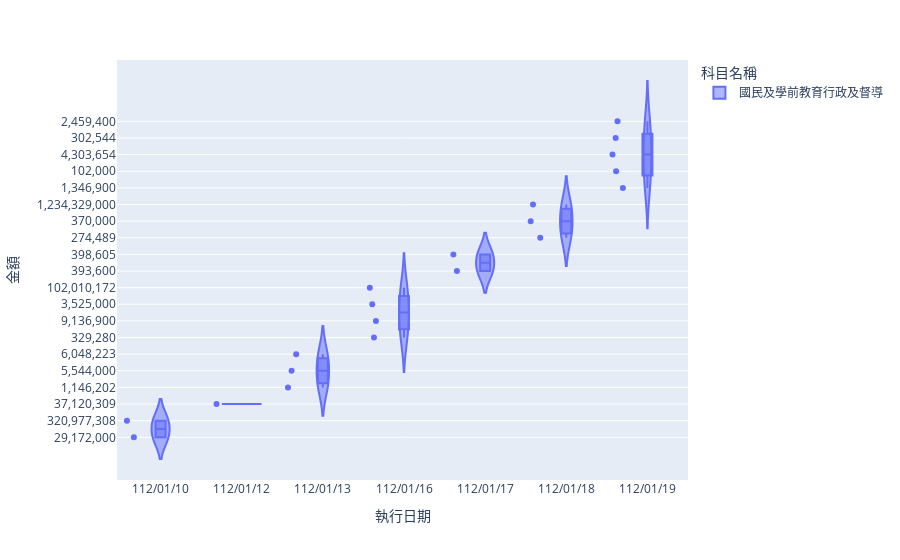

The cell this chart's notebook holds for it:
### Code cell
# 對受款單位為高雄政府教育局的資料做小提琴圖：

import plotly.express as px
filtered_file_kaohsiung = file.loc[file['受款單位'] == '高雄市政府教育局']
filtered_file_kaohsiung.to_csv('filtered_file_kaohsiung', index=False)
kaohsiung_file = pd.read_csv('filtered_file_kaohsiung', encoding= 'utf-8')

fig = px.violin(kaohsiung_file, x= '執行日期', y= '金額 ', color= '科目名稱', box= True, points='all', hover_data= kaohsiung_file.columns)
fig.show()

### Figure 1 — Plotly figure (JSON) as saved in the notebook; plotly's stock layout.template omitted (floating-point values rounded to 4 significant figures)
{"data": [{"alignmentgroup": "True", "box": {"visible": true}, "customdata": [["國民及學前教育行政及督導", "112年度補助置專輔人員計畫經費", "高雄市政府教育局"], ["國民及學前教育行政及督導", "大額通報教補1月12日-非營利幼兒園111學年度學費差額補助第2期款", "高雄市政府教育局"], ["國民及學前教育行政及督導", "111學年度國民中小學學生學習扶助計畫第2期款", "高雄市政府教育局"], ["國民及學前教育行政及督導", "111學年度技術型及綜合型高級中等學校十二年國民基本教育課程綱要前導學校工作計畫", "高雄市政府教育局"], ["國民及學前教育行政及督導", "111學年度十二年國民基本教育課程綱要普通型前導學校計畫", "高雄市政府教育局"], ["國民及學前教育行政及督導", "111學年度實施十二年國民基本教育課程預估新增鐘點費", "高雄市政府教育局"], ["國民及學前教育行政及督導", "112年度僑生輔導經費", "高雄市政府教育局"], ["國民及學前教育行政及督導", "111學年度第2學期高中優質化輔助方案", "高雄市政府教育局"], ["國民及學前教育行政及督導", "111學年度第2學期高中優質化輔助方案", "高雄市政府教育局"], ["國民及學前教育行政及督導", "大額通報教補1月18日-111學年度輔導教師人力運用計畫第2期款", "高雄市政府教育局"], ["國民及學前教育行政及督導", "112年度機構安置高關懷學齡兒少就讀學校輔導工作計畫", "高雄市政府教育局"], ["國民及學前教育行政及督導", "112年度反毒教育行動車入校宣導實施計畫", "高雄市政府教育局"], ["國民及學前教育行政及督導", "112年校園拒毒萌芽推廣實施計畫反毒活動經費", "高雄市政府教育局"], ["國民及學前教育行政及督導", "111學年度「允文允武」閱讀暨運動達人競賽經費", "高雄市政府教育局"], ["國民及學前教育行政及督導", "大額通報教補1月30日-111學年度我國少子女化對策計畫之各項幼生就學補助及育兒津貼等經費第3期款", "高雄市政府教育局"], ["國民及學前教育行政及督導", "蔡文國小111年度充實設施設備-校園前庭地坪及周邊環境整修工程第2期款", "高雄市政府教育局"], ["國民及學前教育行政及督導", "111學年度國民中小學媒體素養教育基地學校計畫第2期款", "高雄市政府教育局"], ["國民及學前教育行政及督導", "111學年度實施戶外教育與海洋教育計畫第2期款", "高雄市政府教育局"], ["國民及學前教育行政及督導", "111學年度實施戶外教育與海洋教育計畫第2期款", "高雄市政府教育局"], ["國民及學前教育行政及督導", "111學年度下學期中央課程與教學輔導諮詢教師團隊代理代課費暨課程與教學補助經費第2期款", "高雄市政府教育局"]], "hovertemplate": "科目名稱=%{customdata[0]}<br>執行日期=%{x}<br>金額 =%{y}<br>摘要=%{customdata[1]}<br>受款單位=%{customdata[2]}<extra></extra>", "legendgroup": "國民及學前教育行政及督導", "marker": {"color": "#636efa"}, "name": "國民及學前教育行政及督導", "offsetgroup": "國民及學前教育行政及督導", "orientation": "v", "points": "all", "scalegroup": "True", "showlegend": true, "type": "violin", "x": ["112/01/10", "112/01/10", "112/01/12", "112/01/13", "112/01/13", "112/01/13", "112/01/16", "112/01/16", "112/01/16", "112/01/16", "112/01/17", "112/01/17", "112/01/18", "112/01/18", "112/01/18", "112/01/19", "112/01/19", "112/01/19", "112/01/19", "112/01/19"], "x0": " ", "xaxis": "x", "y": ["29,172,000", "320,977,308", "37,120,309", "1,146,202", "5,544,000", "6,048,223", "329,280", "9,136,900", "3,525,000", "102,010,172", "393,600", "398,605", "274,489", "370,000", "1,234,329,000", "1,346,900", "102,000", "4,303,654", "302,544", "2,459,400"], "y0": " ", "yaxis": "y"}], "layout": {"legend": {"title": {"text": "科目名稱"}, "tracegroupgap": 0}, "margin": {"t": 60}, "violinmode": "group", "xaxis": {"anchor": "y", "domain": [0, 1], "title": {"text": "執行日期"}}, "yaxis": {"anchor": "x", "domain": [0, 1], "title": {"text": "金額 "}}}}
